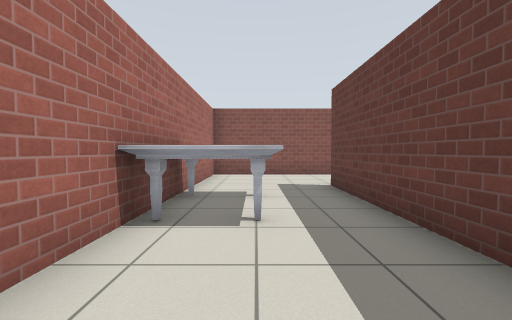
view 1 (above)

20 first-person views from a walk through a Gazebo world. The camera is 0.9 m above the floor, tilts 2° down and sees 90° across. The floor is counted in squares, 1 m on a side. Each view is taken from the middle of a square. On the plan, view 1 faces up. The plan holds only what a view shows up to about 10 squares ahead; the rest is blank. Simple patterns stand in for the simulator's built-in surfaces.

view 2
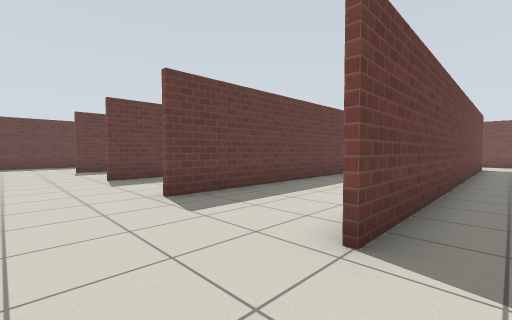

view 3
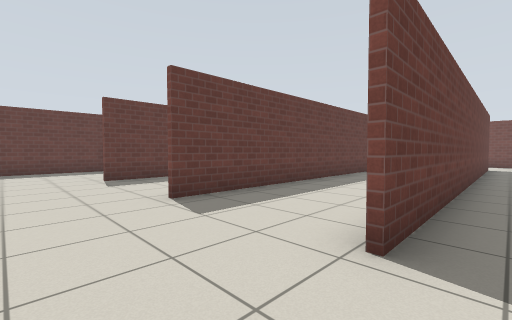

view 4
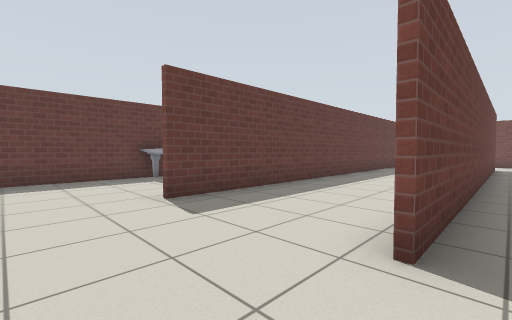

view 5
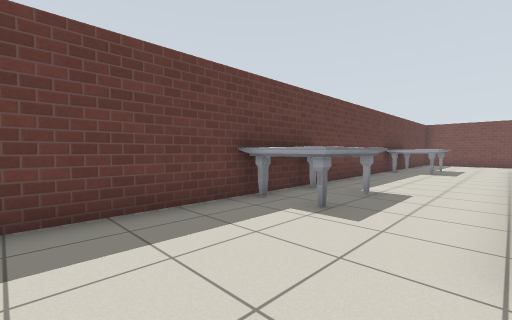

view 6
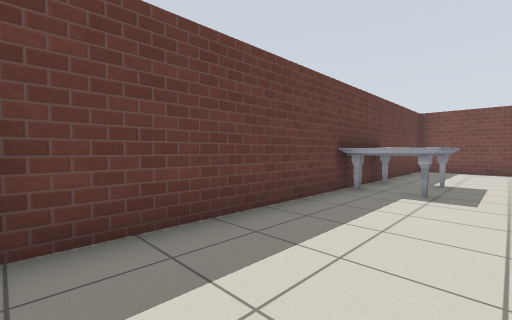

view 7
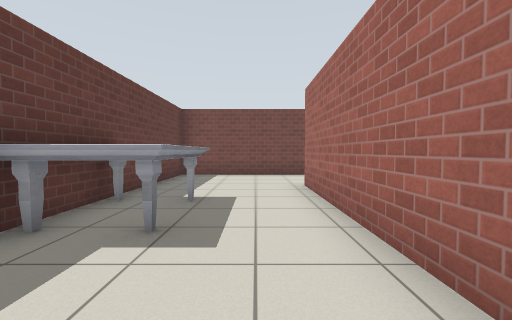

view 8
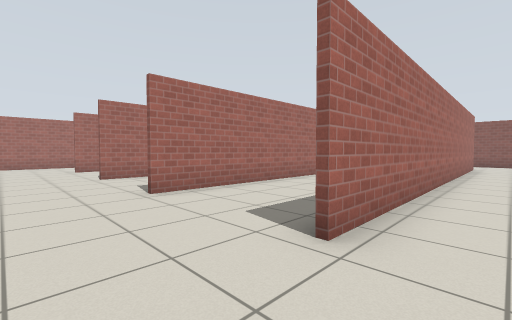

view 9
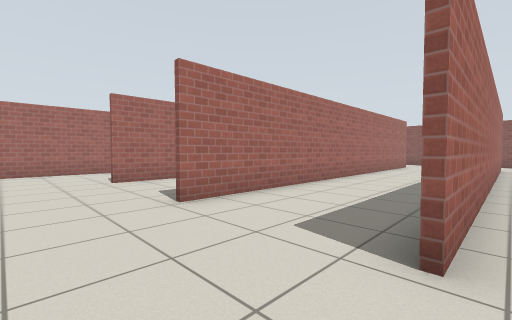

view 10
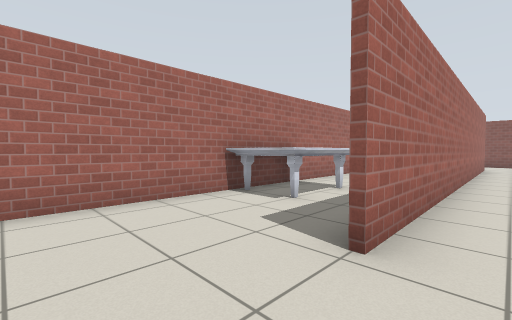

view 11
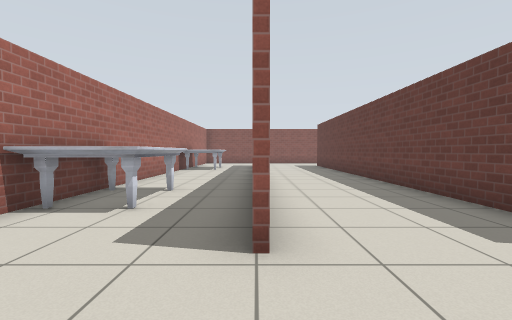

view 12
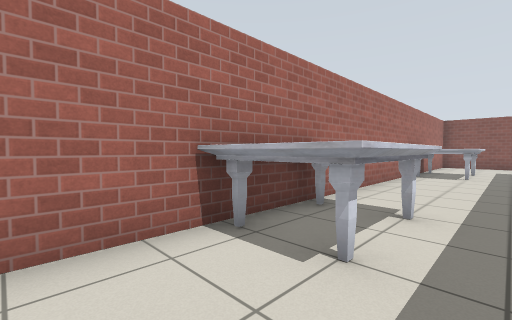

view 13
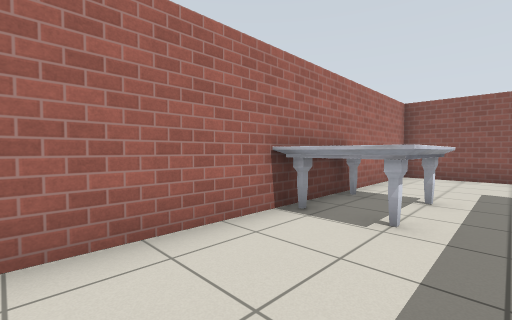

view 14
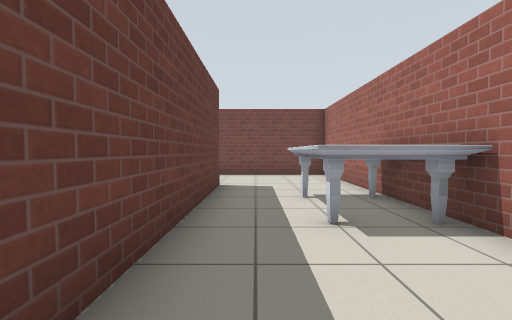

view 15
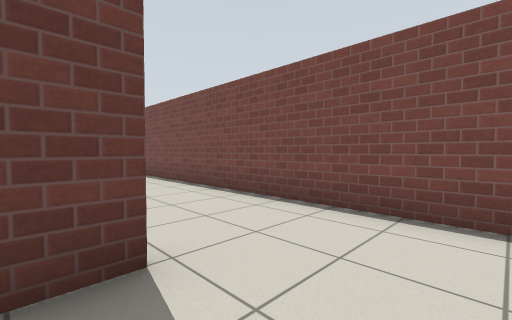

view 16
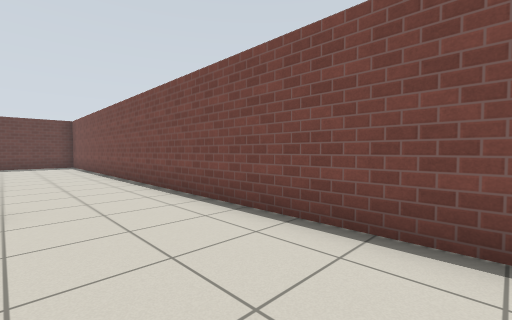

view 17
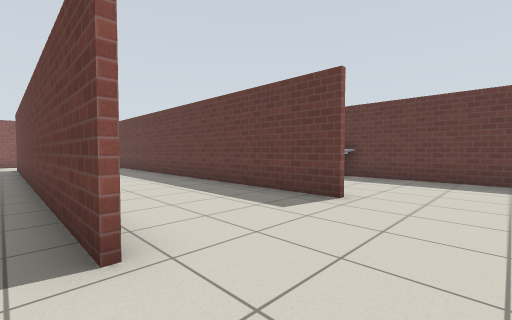

view 18
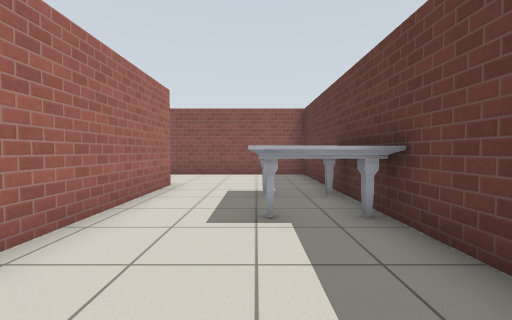

view 19
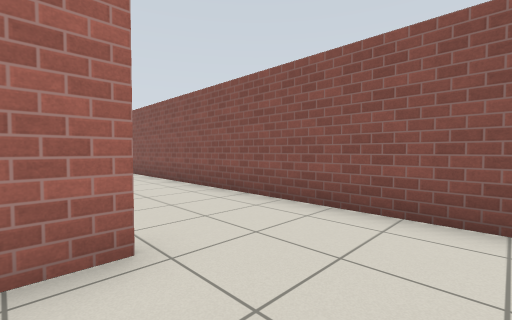

view 20
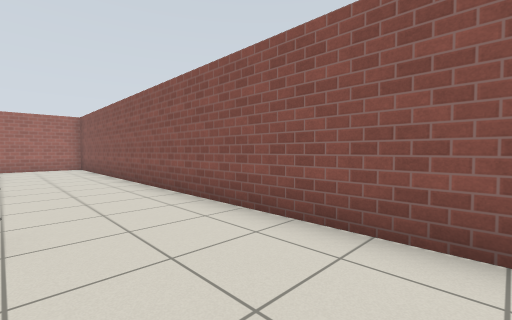

### Floor plan
Points are (right, up) in squares from view 1. A wall is a line through its corners. A room is listed if a view was taken in it or the views show most of it. See-through windows are left out.
Room 1 (views 1, 2, 3, 4, 5, 6, 7, 8, 9, 10, 11, 12, 13, 14, 15, 16, 17, 18, 19, 20)
walls: (5.9, 1.1) (5.9, -6.9); (9.7, 4.9) (9.7, -6.9); (5.8, -5.4) (5.8, 6.7); (9.5, -6.9) (9.5, 6.7); (2.1, 4.2) (2.1, -6.9); (13.6, -6.8) (13.6, 6.9); (13.7, 6.9) (13.7, -6.8); (2, -6.9) (2, 6.7); (-1.6, 9.7) (-1.6, -9.8) (17.8, -9.8) (17.8, 9.7) (-1.6, 9.7)
objects: marble table (-1, -5) to (0, -3); marble table (-1, 3) to (0, 5); marble table (16, -5) to (17, -3); marble table (16, 3) to (17, 5)

Positions as (right, up) in squares from view 1, and headings:
1: (0, 0), facing up
2: (1, 9), facing down-right
3: (5, 9), facing down-right
4: (9, 9), facing down-right
5: (14, 9), facing down-right
6: (15, 3), facing down-right
7: (15, 0), facing down
8: (15, -9), facing up-left
9: (10, -9), facing up-left
10: (3, -9), facing up-left
11: (2, -9), facing up
12: (1, -7), facing up-left
13: (1, 0), facing up-left
14: (1, 0), facing down
15: (0, -6), facing down-right
16: (1, -7), facing down-right
17: (9, -9), facing up-right
18: (16, 0), facing up
19: (16, 6), facing up-left
20: (13, 7), facing up-left
